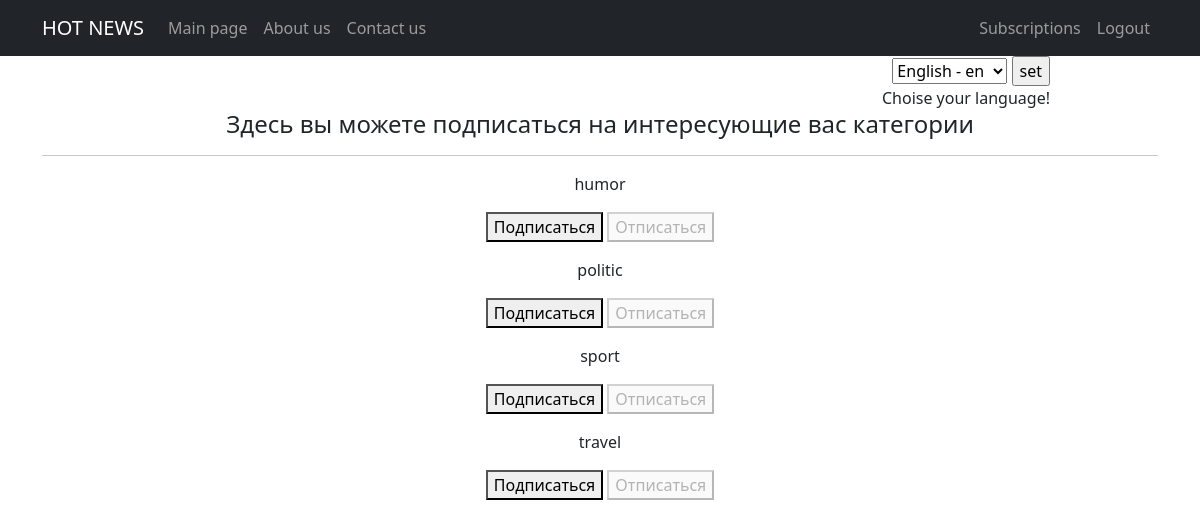
Screenshot of /subscriptions/ (signed in) with the database file from the repository.
### news/models.py (models this page shows, shortened)
class Category(models.Model):
    name = models.CharField(max_length=32, unique=True, help_text=_('category name'))
    subscribers = models.ManyToManyField(User, blank=True, null=True, related_name='categories')

### news/views.py (the view, shortened to what this page needs)
# urls.py: path('subscriptions/', subscriptions, name='subscriptions'),
@login_required
@csrf_protect
def subscriptions(request):
    categories_with_subscriptions = Category.objects.annotate(
        user_subscribed=Exists(
            request.user.categories.filter(
                pk=OuterRef('pk'),
            )
        )
    ).order_by('name')
    return render(
        request,
        'subscriptions.html',
        {'categories': categories_with_subscriptions},
    )

### templates/subscriptions.html (shortened to what this page needs)
{% extends 'flatpages/default.html' %}
{% block content %}
   <h4>Здесь вы можете подписаться на интересующие вас категории</h4>
   <hr>
    {% for category in categories  %}
        <p>
            {{ category.name }}
            <form method="post">
                {% if not category.user_subscribed %}
                    <button name="action" value="subscribe">Подписаться</button>
                    <button disabled>Отписаться</button>
                {% else %}
                    <button disabled>Подписаться</button>
                    <button name="action" value="unsubscribe">Отписаться</button>
                {% endif %}
            </form>
        </p>
    {% endfor %}
{% endblock content %}

### rows the page displays
Category: name "humor", shows "Подписаться"
Category: name "politic", shows "Подписаться"
Category: name "sport", shows "Подписаться"
Category: name "travel", shows "Подписаться"

### other values shown
form field language "English - en"
